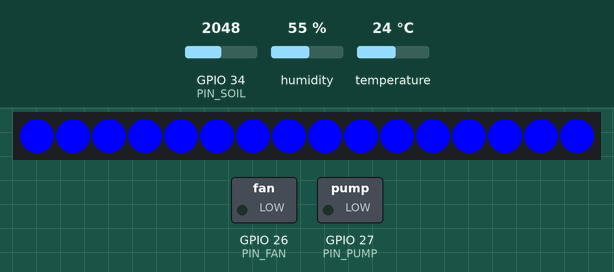
Simulated run of this sketch. Board: ESP32. Shown: 16 RGB LEDs in strip order, left to right, switched loads named in the sketch (green lamp = pin HIGH). The test bench sets the inputs (shaded band); at power-on: GPIO 34 (PIN_SOIL) = 2048, humidity 55 %, temperature 24 °C (analog values on the 0–4095 scale). Dim RGB values are drawn brighter than linear; WiFi joins after 1.5 s; servers stay silent unless stated; EEPROM starts erased; no MQTT or app messages arrive unless stated; what the sketch prints to the serial monitor is not drawn.

Above: at 2.7 s.
2.8 s: GPIO 34 (PIN_SOIL) set to 2330
At 5.3 s:
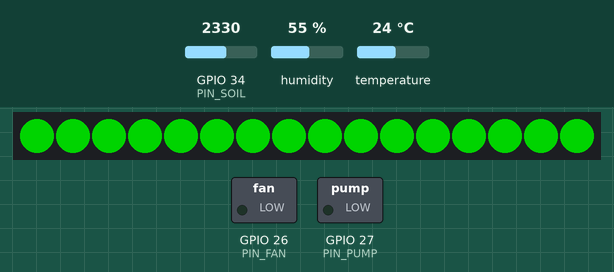
6.5 s: GPIO 34 (PIN_SOIL) set to 2455
At 10.4 s:
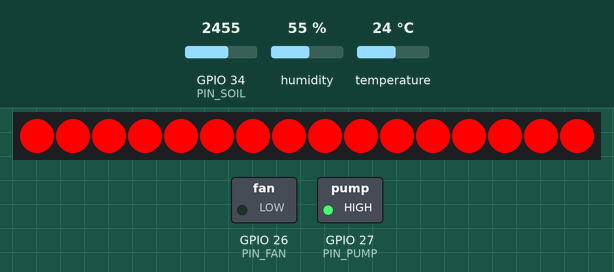
11.5 s: humidity set to 59 %
14.5 s: humidity set to 62 %
At 16.5 s:
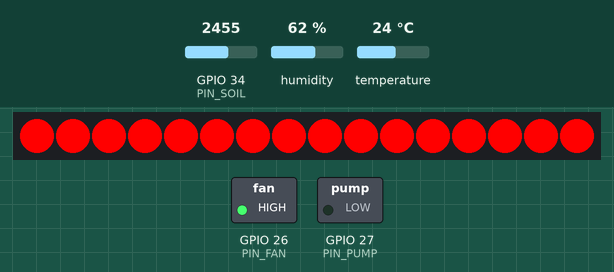
19.0 s: GPIO 34 (PIN_SOIL) set to 2047
At 20.3 s:
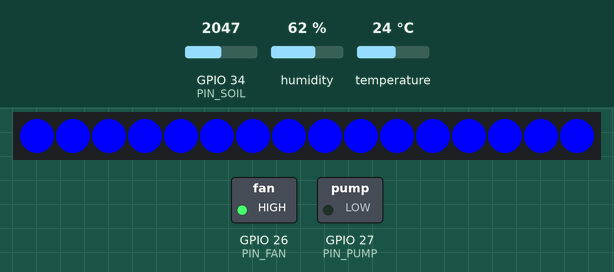
Timing chart, 0 to 22.0 s (numbered marks = the images above; inputs shaded):
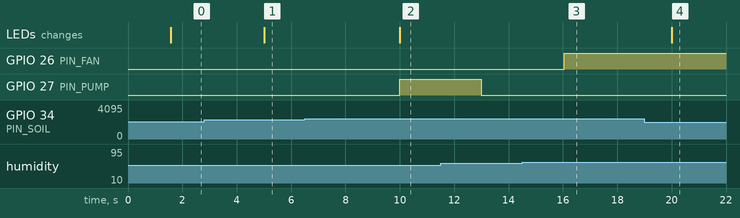

The sketch:

szklarnia_v2.ino
```cpp
//==================================================
// ESP32 SZKLARNIA V2 (wersja lekka)
// MQTT + HiveMQ Cloud, SHT31, czujnik gleby,
// pompka, wiatrak, WS2812B, Preferences
//==================================================

#define FASTLED_INTERNAL   // wycisza komunikaty FastLED przy kompilacji

#include <WiFi.h>
#include <WiFiClientSecure.h>
#include <PubSubClient.h>
#include <Adafruit_SHT31.h>
#include <FastLED.h>
#include <Preferences.h>

//==================================================
// WIFI
//==================================================

static const char WIFI_SSID[] = "Morfeusz";
static const char WIFI_PASS[] = "123456789";

//==================================================
// HIVEMQ CLOUD
//==================================================

static const char MQTT_SERVER[]    = "548b79c9bba044dc8eb4cd3fc0d2767c.s1.eu.hivemq.cloud";
static const uint16_t MQTT_PORT    = 8883;
static const char MQTT_USER[]      = "esp32";
static const char MQTT_PASS[]      = "123456789";
static const char MQTT_CLIENT_ID[] = "ESP32_GREENHOUSE";

//==================================================
// TOPICI MQTT
//==================================================

static const char TOPIC_TEMP[]     = "greenhouse/sensors/temperature";
static const char TOPIC_HUM[]      = "greenhouse/sensors/humidity";
static const char TOPIC_SOIL[]     = "greenhouse/sensors/moisture_percent";
static const char TOPIC_STATUS[]   = "greenhouse/state/full";
static const char TOPIC_SETTINGS[] = "greenhouse/state/settings";
static const char TOPIC_PUMP[]     = "greenhouse/control/pump";
static const char TOPIC_FAN[]      = "greenhouse/control/fan";
static const char TOPIC_LED[]      = "greenhouse/control/led";
static const char TOPIC_CONFIG[]   = "greenhouse/control/settings";
static const char TOPIC_ONLINE[]   = "if_is_working/good";

//==================================================
// PINY
//==================================================

#define PIN_SOIL   34
#define PIN_FAN    26
#define PIN_PUMP   27
#define PIN_LED    25
#define NUM_LEDS   16

//==================================================
// KALIBRACJA GLEBY
//==================================================

static const int adcDry = 2715;
static const int adcWet = 2017;

//==================================================
// WARUNKI PRACY
//==================================================

struct Settings
{
    float tempMin = 18.0f;
    float tempMax = 28.0f;
    float humMin  = 40.0f;
    float humMax  = 60.0f;
    int   soilMin = 45;
    int   soilMax = 60;
};

static Settings settings;

//==================================================
// CZASY
//==================================================

static const unsigned long SENSOR_INTERVAL = 2000;
static const unsigned long SOIL_INTERVAL   = 5000;
static const unsigned long STATUS_INTERVAL = 5000;
static const unsigned long WATER_TIME      = 3000;
static const unsigned long SOAK_TIME       = 15000;
static const unsigned long MQTT_RETRY      = 5000;
static const unsigned long WIFI_RETRY      = 10000;

//==================================================
// OBIEKTY
//==================================================

static WiFiClientSecure tlsClient;
static PubSubClient mqtt(tlsClient);
static Adafruit_SHT31 sht31;
static Preferences prefs;
static CRGB leds[NUM_LEDS];

//==================================================
// DANE I STANY
//==================================================

static float temperature = 0;
static float humidity    = 0;
static int   soilHumidity = 100;   // start 100 = brak podlewania przed pierwszym odczytem
static bool  validAirData = false;
static bool  validSoil    = false;

static bool pumpState = false;
static bool fanState  = false;
static bool autoPump  = true;
static bool autoFan   = true;
static bool autoLED   = true;

static CRGB currentColor = CRGB::Black;

enum WaterState : uint8_t { IDLE, WATERING, SOAKING };
static WaterState waterState = IDLE;
static unsigned long waterTimer = 0;

static unsigned long lastSensor = 0;
static unsigned long lastSoil   = 0;
static unsigned long lastStatus = 0;
static unsigned long lastMQTT   = 0;
static unsigned long lastWiFi   = 0;

//==================================================
// STEROWANIE WYJSCIAMI
//==================================================

static void setPump(bool state)
{
    digitalWrite(PIN_PUMP, state);
    pumpState = state;
}

static void setFan(bool state)
{
    digitalWrite(PIN_FAN, state);
    fanState = state;
}

//==================================================
// LED
//==================================================

static void setColor(const CRGB &color)
{
    if (color == currentColor)
        return;

    currentColor = color;
    fill_solid(leds, NUM_LEDS, color);
    FastLED.show();
}

static void ledOff()
{
    fill_solid(leds, NUM_LEDS, CRGB::Black);
    FastLED.show();
    currentColor = CRGB::Black;
}

// "#RRGGBB" lub "RRGGBB" -> CRGB
static bool hexToColor(const char *hex, CRGB &out)
{
    if (*hex == '#')
        hex++;

    if (strlen(hex) != 6)
        return false;

    for (int i = 0; i < 6; i++)
        if (!isxdigit((unsigned char)hex[i]))
            return false;

    long v = strtol(hex, NULL, 16);
    out = CRGB((v >> 16) & 0xFF, (v >> 8) & 0xFF, v & 0xFF);
    return true;
}

//==================================================
// USTAWIENIA (Preferences)
//==================================================

static void validateSettings()
{
    settings.tempMin = constrain(settings.tempMin, 0.0f, 45.0f);
    settings.tempMax = constrain(settings.tempMax, settings.tempMin + 1.0f, 50.0f);
    settings.humMin  = constrain(settings.humMin, 0.0f, 95.0f);
    settings.humMax  = constrain(settings.humMax, settings.humMin + 5.0f, 100.0f);
    settings.soilMin = constrain(settings.soilMin, 0, 90);
    settings.soilMax = constrain(settings.soilMax, settings.soilMin + 5, 100);
}

static void saveSettings()
{
    validateSettings();

    prefs.begin("greenhouse", false);
    prefs.putBytes("settings", &settings, sizeof(settings));
    prefs.end();

    Serial.println(F("[CFG] Zapisano"));
}

static void loadSettings()
{
    prefs.begin("greenhouse", true);

    if (prefs.getBytesLength("settings") == sizeof(settings))
        prefs.getBytes("settings", &settings, sizeof(settings));

    prefs.end();

    validateSettings();
    Serial.println(F("[CFG] Wczytano"));
}

static void publishSettings()
{
    char json[160];

    snprintf(json, sizeof(json),
        "{\"temp_min\":%.1f,\"temp_max\":%.1f,"
        "\"hum_min\":%.1f,\"hum_max\":%.1f,"
        "\"soil_min\":%d,\"soil_max\":%d}",
        settings.tempMin, settings.tempMax,
        settings.humMin,  settings.humMax,
        settings.soilMin, settings.soilMax);

    mqtt.publish(TOPIC_SETTINGS, json, true);
}

// payload: "set:temp_min=20;temp_max=30;soil_min=40;..."
static void applySettings(char *payload)
{
    char *p = payload;

    if (strncmp(p, "set:", 4) == 0)
        p += 4;

    char *save = NULL;

    for (char *part = strtok_r(p, ";", &save);
         part;
         part = strtok_r(NULL, ";", &save))
    {
        char *eq = strchr(part, '=');

        if (!eq)
            continue;

        *eq = 0;
        const char *key = part;
        float v = atof(eq + 1);

        if      (!strcmp(key, "temp_min")) settings.tempMin = v;
        else if (!strcmp(key, "temp_max")) settings.tempMax = v;
        else if (!strcmp(key, "hum_min"))  settings.humMin  = v;
        else if (!strcmp(key, "hum_max"))  settings.humMax  = v;
        else if (!strcmp(key, "soil_min")) settings.soilMin = (int)v;
        else if (!strcmp(key, "soil_max")) settings.soilMax = (int)v;
    }

    saveSettings();      // zawiera validateSettings()
    publishSettings();
}

//==================================================
// ODCZYTY
//==================================================

static void readSoil()
{
    long sum = 0;

    for (int i = 0; i < 16; i++)
        sum += analogRead(PIN_SOIL);

    int adc = sum / 16;

    // odlaczony czujnik (ADC ~0) nie moze uruchamiac podlewania
    validSoil = (adc > 100);

    if (!validSoil)
        return;

    soilHumidity = constrain(map(adc, adcDry, adcWet, 0, 100), 0, 100);
}

static void publishSoil()
{
    readSoil();

    char buf[8];
    snprintf(buf, sizeof(buf), "%d", soilHumidity);
    mqtt.publish(TOPIC_SOIL, buf);
}

static void readSHT31()
{
    float t = sht31.readTemperature();
    float h = sht31.readHumidity();

    if (isnan(t) || isnan(h))
    {
        validAirData = false;
        return;
    }

    temperature = t;
    humidity    = h;
    validAirData = true;

    char buf[12];

    snprintf(buf, sizeof(buf), "%.2f", temperature);
    mqtt.publish(TOPIC_TEMP, buf);

    snprintf(buf, sizeof(buf), "%.2f", humidity);
    mqtt.publish(TOPIC_HUM, buf);
}

//==================================================
// STATUS DO STRONY
//==================================================

static void publishStatus()
{
    char json[360];

    snprintf(json, sizeof(json),
        "{\"temperature\":%.2f,\"humidity\":%.2f,\"moisture_percent\":%d,"
        "\"air_ok\":%s,\"soil_ok\":%s,"
        "\"pump\":%s,\"fan\":%s,"
        "\"auto_pump\":%s,\"auto_fan\":%s,\"auto_led\":%s,"
        "\"led\":\"%02X%02X%02X\",\"water_state\":%d}",
        temperature, humidity, soilHumidity,
        validAirData ? "true" : "false",
        validSoil    ? "true" : "false",
        pumpState    ? "true" : "false",
        fanState     ? "true" : "false",
        autoPump     ? "true" : "false",
        autoFan      ? "true" : "false",
        autoLED      ? "true" : "false",
        currentColor.r, currentColor.g, currentColor.b,
        (int)waterState);

    mqtt.publish(TOPIC_STATUS, json);
    mqtt.publish(TOPIC_ONLINE, "online", true);
}

//==================================================
// AUTOMATYKA
//==================================================

static void processWatering()
{
    unsigned long now = millis();

    switch (waterState)
    {
        case IDLE:
            if (autoPump && validSoil && soilHumidity < settings.soilMin)
            {
                setPump(true);
                waterTimer = now;
                waterState = WATERING;
                Serial.println(F("[PUMP] START"));
            }
            break;

        case WATERING:
            if (now - waterTimer >= WATER_TIME)
            {
                setPump(false);
                waterTimer = now;
                waterState = SOAKING;
                Serial.println(F("[PUMP] STOP"));
            }
            break;

        case SOAKING:
            if (now - waterTimer >= SOAK_TIME)
            {
                waterState = IDLE;
                Serial.println(F("[PUMP] READY"));
            }
            break;
    }
}

static void processFan()
{
    if (!autoFan || !validAirData)
        return;

    if (!fanState)
    {
        if (temperature > settings.tempMax || humidity > settings.humMax)
            setFan(true);

        return;
    }

    if (temperature < settings.tempMax - 1.0f &&
        humidity    < settings.humMax - 5.0f)
        setFan(false);
}

static void processLED()
{
    if (!autoLED)
        return;

    bool soilLow  = soilHumidity < settings.soilMin;
    bool soilHigh = soilHumidity > settings.soilMax;

    bool tempBad = validAirData &&
        (temperature < settings.tempMin || temperature > settings.tempMax);

    bool humBad = validAirData &&
        (humidity < settings.humMin || humidity > settings.humMax);

    if (soilLow || tempBad)  setColor(CRGB::Red);
    else if (soilHigh)       setColor(CRGB::Blue);
    else if (humBad)         setColor(CRGB::Yellow);
    else                     setColor(CRGB::Green);
}

//==================================================
// MQTT CALLBACK
//==================================================

static void mqttCallback(char *topic, byte *payload, unsigned int length)
{
    char msg[256];

    if (length >= sizeof(msg))
        length = sizeof(msg) - 1;

    memcpy(msg, payload, length);
    msg[length] = 0;

    // obciecie bialych znakow z konca
    while (length && isspace((unsigned char)msg[length - 1]))
        msg[--length] = 0;

    const char *m = msg;
    while (isspace((unsigned char)*m))
        m++;

    Serial.printf("[MQTT RX] %s : %s\n", topic, m);

    //---------------- POMPKA ----------------
    if (!strcmp(topic, TOPIC_PUMP))
    {
        if (!strcmp(m, "auto_pump"))
        {
            autoPump = true;
        }
        else if (!strcmp(m, "manual_pump"))
        {
            autoPump = false;

            if (waterState == WATERING)   // przerwij automatyczny cykl
            {
                setPump(false);
                waterState = IDLE;
            }
        }
        else if (!strcmp(m, "pompka_on"))
        {
            autoPump = false;
            waterState = IDLE;
            setPump(true);
        }
        else if (!strcmp(m, "pompka_off"))
        {
            autoPump = false;
            waterState = IDLE;
            setPump(false);
        }
        return;
    }

    //---------------- WIATRAK ----------------
    if (!strcmp(topic, TOPIC_FAN))
    {
        if      (!strcmp(m, "auto_fan"))   autoFan = true;
        else if (!strcmp(m, "manual_fan")) autoFan = false;
        else if (!strcmp(m, "wiatrak_on"))  { autoFan = false; setFan(true);  }
        else if (!strcmp(m, "wiatrak_off")) { autoFan = false; setFan(false); }
        return;
    }

    //---------------- LED ----------------
    if (!strcmp(topic, TOPIC_LED))
    {
        if (!strcmp(m, "auto_led"))
        {
            autoLED = true;
        }
        else if (!strcmp(m, "led_off"))
        {
            autoLED = false;
            ledOff();
        }
        else if (!strncmp(m, "led_custom:", 11))
        {
            autoLED = false;

            CRGB color;

            if (hexToColor(m + 11, color))
                setColor(color);
        }
        return;
    }

    //---------------- USTAWIENIA ----------------
    if (!strcmp(topic, TOPIC_CONFIG))
    {
        if (!strcmp(m, "get_settings"))
            publishSettings();
        else if (!strncmp(m, "set:", 4))
        {
            applySettings(msg + (m - msg));
            Serial.println(F("[CFG] UPDATED"));
        }
    }
}

//==================================================
// POLACZENIA
//==================================================

static void maintainWiFi()
{
    if (WiFi.status() == WL_CONNECTED)
        return;

    unsigned long now = millis();

    if (now - lastWiFi < WIFI_RETRY)
        return;

    lastWiFi = now;

    Serial.println(F("[WIFI] RECONNECT"));

    WiFi.disconnect();
    WiFi.begin(WIFI_SSID, WIFI_PASS);
}

static void maintainMQTT()
{
    if (WiFi.status() != WL_CONNECTED)
        return;

    if (mqtt.connected())
    {
        mqtt.loop();
        return;
    }

    unsigned long now = millis();

    if (now - lastMQTT < MQTT_RETRY)
        return;

    lastMQTT = now;

    Serial.println(F("[MQTT] CONNECTING..."));

    // LWT: gdy ESP padnie, broker ustawi "offline"
    if (mqtt.connect(MQTT_CLIENT_ID, MQTT_USER, MQTT_PASS,
                     TOPIC_ONLINE, 1, true, "offline"))
    {
        Serial.println(F("[MQTT] OK"));

        mqtt.subscribe(TOPIC_PUMP);
        mqtt.subscribe(TOPIC_FAN);
        mqtt.subscribe(TOPIC_LED);
        mqtt.subscribe(TOPIC_CONFIG);

        mqtt.publish(TOPIC_ONLINE, "online", true);

        publishSettings();
        publishStatus();
    }
    else
    {
        Serial.printf("[MQTT] BLAD rc=%d\n", mqtt.state());
    }
}

//==================================================
// SETUP
//==================================================

void setup()
{
    Serial.begin(115200);
    Serial.println(F("\n\nESP32 GREENHOUSE"));

    pinMode(PIN_PUMP, OUTPUT);
    pinMode(PIN_FAN, OUTPUT);
    pinMode(PIN_SOIL, INPUT);

    setPump(false);
    setFan(false);

    analogReadResolution(12);

    loadSettings();

    FastLED.addLeds<WS2812B, PIN_LED, GRB>(leds, NUM_LEDS);
    FastLED.clear();
    FastLED.show();
    setColor(CRGB::Green);

    if (sht31.begin(0x44))
        Serial.println(F("[SHT31] OK"));
    else
        Serial.println(F("[SHT31] ERROR"));

    readSoil();   // pierwszy odczyt, zanim ruszy automatyka

    WiFi.mode(WIFI_STA);
    WiFi.setSleep(false);
    WiFi.begin(WIFI_SSID, WIFI_PASS);

    Serial.println(F("[WIFI] CONNECTING..."));

    unsigned long start = millis();

    while (WiFi.status() != WL_CONNECTED && millis() - start < 15000)
    {
        delay(250);
        Serial.print('.');
    }

    Serial.println();

    if (WiFi.status() == WL_CONNECTED)
        Serial.println(WiFi.localIP());

    tlsClient.setInsecure();
    tlsClient.setTimeout(5);   // krotszy timeout, loop nie blokuje sie dlugo

    mqtt.setServer(MQTT_SERVER, MQTT_PORT);
    mqtt.setCallback(mqttCallback);
    mqtt.setBufferSize(1024);

    lastMQTT = millis() - MQTT_RETRY;
    lastWiFi = millis();
}

//==================================================
// LOOP
//==================================================

void loop()
{
    maintainWiFi();
    maintainMQTT();

    unsigned long now = millis();

    if (now - lastSensor >= SENSOR_INTERVAL)
    {
        lastSensor = now;
        readSHT31();
    }

    if (now - lastSoil >= SOIL_INTERVAL)
    {
        lastSoil = now;
        publishSoil();
    }

    processWatering();
    processFan();
    processLED();

    if (now - lastStatus >= STATUS_INTERVAL)
    {
        lastStatus = now;
        publishStatus();
    }
}
```

Measured:
- the behaviour switches between 2400 and 2401 on GPIO 34 (PIN_SOIL) (found by bisection; images 1 and 2)
- the behaviour switches between 60 and 61 % on humidity (found by bisection; images 2 and 3)
- after the input at 2.8 s, the LEDs: change after 2.2 s (image 1)
- after the input at 6.5 s, GPIO 27 (PIN_PUMP): LOW → HIGH after 3.5 s; the LEDs: change after 3.5 s (image 2)
- after the input at 14.5 s, GPIO 26 (PIN_FAN): LOW → HIGH after 1.5 s
- after the input at 19.0 s, the LEDs: change after 1.0 s (image 4)
